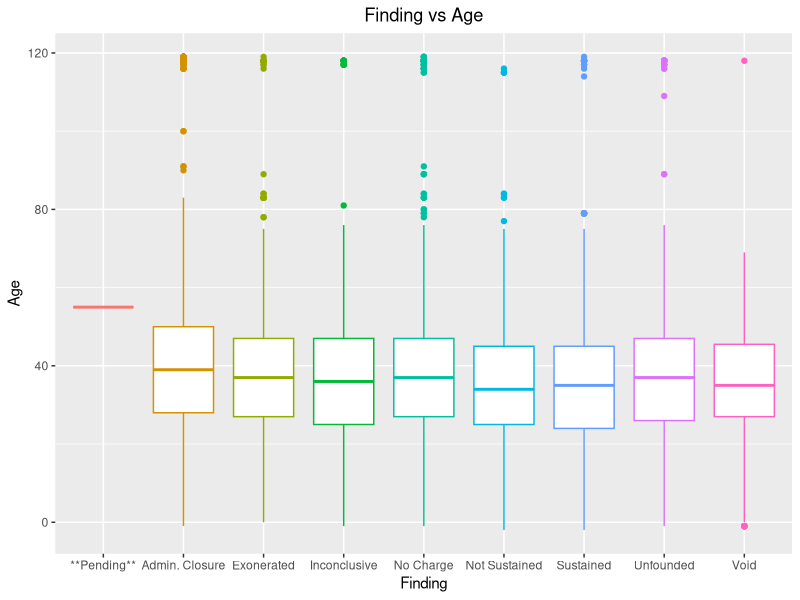

This chart was generated by the following R code:

library(readr)
library(dplyr)
library(ggplot2)
library(knitr)

#Import data set from the City of Detroit's Open Data Portal 
#link: https://data.detroitmi.gov/datasets/39076d87eb6d49ce8424873e3acd0d4b/explore 
#Downloaded 5/27/2021
complaints <- read_csv("DPD_Citizen_Complaints.csv")
glimpse(complaints)

#Field Descriptions
#BPC or Board of Police Commissioners number: a unique identifier issued by the BPC to each case in numerical order after the case has been assigned to an Investigator, used for internal tracking purposes.
#CCR or Citizen Complaint Report number: the unique identifier automatically assigned to the case via the data management system.
#Report Date: date the complaint was filed.
#Entry: mode of entry for the complaint by the citizen.
#Age: age of the citizen filing the complaint.
#ctznRace: race of the citizen filing the complaint.
#ctznSex: sex of the citizen filing the complaint.
#Closed: date the investigation was completed by OCI.
#Unit: commanding unit of the officer against which the complaint was filed.
#Administrative Closure: administrative finding.
#Allegation: a claim as set forth by the citizen complaint.
#Finding: the disposition of a citizen complaint after investigation.
#ofcrRace: race of the officer against which the complaint was filed.
#ofcrSex: sex of the officer against which the complaint was filed.

#Allegation Type Descriptions
#Arrest: Complaint that the restraint of a person’s liberty was improper or unjustified.
#Demeanor: Complaint regarding a DPD member’s bearing, gesture, language, or other action, which is offensive or of doubtful social propriety, or gives the appearance of conflict of interest, misuse of influence, or lack of jurisdiction or authority.
#Entry: Complaint that entry into a building or onto property was improper and/or that excessive force was used against property to gain entry.
#Force: Complaint regarding the use or threatened use of force against a person.
#Harassment: Complaint that the method of police action was predicated upon factors irrelevant under the circumstances to good law enforcement decision-making (e.g., race, attire, sex, age) or complaint of improperly selective law enforcement on the basis of factors just listed.
#Procedure: Complaint regarding other actions in violation of DPD rules, regulations, procedures or policies, or the Law Enforcement Code of Ethics.
#Property: Complaint regarding property lost or damaged while in police custody or confiscated through police action.
#Search: Complaint that the search of a person or his/her property was improper, or in violation of established police procedure, or unjustified.
#Service: Complaint regarding the lack, tardiness or inadequacy of police service.

#Finding Type Descriptions
#Unfounded: The investigation revealed no facts to support that the incident complained of actually occurred.
#Sustained: A preponderance of the evidence shows that the alleged conduct did occur and the actions of the officer violated DPD policies, procedures, or training.
#Not Sustained: There are insufficient facts to decide whether the alleged misconduct occurred.
#Exonerated: A preponderance of the evidence shows that the alleged conduct did occur but did not violate DPD policies, procedures or training.

#Pre-processing
#dropping clear mis-keys, i.e., age > 150
complaints <- subset(complaints, complaints$Age <150)

complaints$Allegation[complaints$Allegation=="PROcedure"|complaints$Allegation=="procedure"] <- "Procedure"
complaints$Allegation[complaints$Allegation=="arrest"] <- "Arrest"
complaints$Allegation[complaints$Allegation=="force"] <- "Force"
complaints$Allegation[complaints$Allegation=="search"] <- "Search"

complaints$Entry[complaints$Entry=="Telephone(or TDD)"|complaints$Entry=="Telephone"] <- "Telephone (or TDD)"
complaints$Entry[complaints$Entry=="Outside agency"|complaints$Entry=="Outside agendy"] <- "Outside Agency"

complaints$ctznRace[complaints$ctznRace=="Bi-racial"] <- "Biracial"
complaints$ctznRace[complaints$ctznRace=="NA"|complaints$ctznRace=="Select"] <- "Unknown"

complaints$ctznSex[is.na(complaints$ctznSex)] <- "Unknown"

complaints$ofcrSex[is.na(complaints$ofcrSex)|complaints$ofcrSex=="Unknown"|complaints$ofcrSex=="UNKNOWN"] <- "UNKNOWN"
complaints$ofcrSex[complaints$ofcrSex=="F"|complaints$ofcrSex=="Female"] <- "FEMALE"
complaints$ofcrSex[complaints$ofcrSex=="M"|complaints$ofcrSex=="Male"] <- "MALE"

complaints$ofcrRace[complaints$ofcrRace=="A"|complaints$ofcrRace=="Asian"] <- "ASIAN"
complaints$ofcrRace[complaints$ofcrRace=="B"|complaints$ofcrRace=="Black"] <- "BLACK"
complaints$ofcrRace[complaints$ofcrRace=="H"|complaints$ofcrRace=="Hispanic"] <- "HISPANIC"
complaints$ofcrRace[complaints$ofcrRace=="Unknown"|is.na(complaints$ofcrRace)] <- "UNKNOWN"
complaints$ofcrRace[complaints$ofcrRace=="W"|complaints$ofcrRace=="White"] <- "WHITE"

complaints$d_UNIT <- ifelse(grepl("2nd", complaints$Unit, ignore.case = TRUE)==TRUE, "2ND", complaints$Unit)
complaints$d_UNIT <- ifelse(grepl("3rd", complaints$Unit, ignore.case = TRUE)==TRUE, "3RD", complaints$d_UNIT)
complaints$d_UNIT <- ifelse(grepl("4th", complaints$Unit, ignore.case = TRUE)==TRUE, "4TH", complaints$d_UNIT)
complaints$d_UNIT <- ifelse(grepl("5th", complaints$Unit, ignore.case = TRUE)==TRUE, "5TH", complaints$d_UNIT)
complaints$d_UNIT <- ifelse(grepl("6th", complaints$Unit, ignore.case = TRUE)==TRUE, "6TH", complaints$d_UNIT)
complaints$d_UNIT <- ifelse(grepl("7th", complaints$Unit, ignore.case = TRUE)==TRUE, "7TH", complaints$d_UNIT)
complaints$d_UNIT <- ifelse(grepl("8th", complaints$Unit, ignore.case = TRUE)==TRUE, "8TH", complaints$d_UNIT)
complaints$d_UNIT <- ifelse(grepl("9th", complaints$Unit, ignore.case = TRUE)==TRUE, "9TH", complaints$d_UNIT)
complaints$d_UNIT <- ifelse(grepl("10th", complaints$Unit, ignore.case = TRUE)==TRUE, "10TH", complaints$d_UNIT)
complaints$d_UNIT <- ifelse(grepl("11th", complaints$Unit, ignore.case = TRUE)==TRUE, "11TH", complaints$d_UNIT)
complaints$d_UNIT <- ifelse(grepl("12th", complaints$Unit, ignore.case = TRUE)==TRUE, "12TH", complaints$d_UNIT)
complaints$d_UNIT <- ifelse(grepl("unknown|Detroit police department", complaints$Unit, ignore.case = TRUE)==TRUE, "UNKNOWN", complaints$d_UNIT)
complaints$d_UNIT <- ifelse(grepl("major", complaints$Unit, ignore.case = TRUE)==TRUE, "MAJOR", complaints$d_UNIT)
complaints$d_UNIT <- ifelse(grepl("gang", complaints$Unit, ignore.case = TRUE)==TRUE, "GANG", complaints$d_UNIT)
complaints$d_UNIT <- ifelse(grepl("9th", complaints$Unit, ignore.case = TRUE)==TRUE, "9TH", complaints$d_UNIT)
complaints$d_UNIT <- ifelse(grepl("DOWNTOWN", complaints$Unit, ignore.case = TRUE)==TRUE, "DOWNTOWN", complaints$d_UNIT)
complaints$d_UNIT <- ifelse(grepl("Traffic", complaints$Unit, ignore.case = TRUE)==TRUE, "TRAFFIC", complaints$d_UNIT)
complaints$d_UNIT <- ifelse(grepl("homicide", complaints$Unit, ignore.case = TRUE)==TRUE, "HOMICIDE", complaints$d_UNIT)
complaints$d_UNIT <- ifelse(grepl("telephone crime", complaints$Unit, ignore.case = TRUE)==TRUE, "TELEPHONE CRIME", complaints$d_UNIT)
complaints$d_UNIT <- ifelse(grepl("gaming", complaints$Unit, ignore.case = TRUE)==TRUE, "GAMING", complaints$d_UNIT)
complaints$d_UNIT <- ifelse(grepl("k-9|canine", complaints$Unit, ignore.case = TRUE)==TRUE, "CANINE", complaints$d_UNIT)
complaints$d_UNIT <- ifelse(grepl("special victims", complaints$Unit, ignore.case = TRUE)==TRUE, "SVU", complaints$d_UNIT)
complaints$d_UNIT <- ifelse(grepl("vehicle task", complaints$Unit, ignore.case = TRUE)==TRUE, "ABANDON VEHICLE", complaints$d_UNIT)
complaints$d_UNIT <- ifelse(grepl("chief", complaints$Unit, ignore.case = TRUE)==TRUE, "CHIEF", complaints$d_UNIT)
complaints$d_UNIT <- ifelse(grepl("domestic", complaints$Unit, ignore.case = TRUE)==TRUE, "DOMESTIC VIOLENCE", complaints$d_UNIT)
complaints$d_UNIT <- ifelse(grepl("FIREARMS ", complaints$Unit, ignore.case = TRUE)==TRUE, "FIREARMS", complaints$d_UNIT)
complaints$d_UNIT <- ifelse(grepl("Headquarters", complaints$Unit, ignore.case = TRUE)==TRUE, "HEADQUARTERS", complaints$d_UNIT)
complaints$d_UNIT <- ifelse(grepl("Internal affairs", complaints$Unit, ignore.case = TRUE)==TRUE, "INTERNAL AFFAIRS", complaints$d_UNIT)
complaints$d_UNIT <- ifelse(grepl("Sex Crime", complaints$Unit, ignore.case = TRUE)==TRUE, "SEX CRIMES", complaints$d_UNIT)
complaints$d_UNIT <- ifelse(grepl("tactical", complaints$Unit, ignore.case = TRUE)==TRUE, "TACTICAL", complaints$d_UNIT)
complaints$d_UNIT <- ifelse(grepl("CRIMINAL INVESTIGATIONS", complaints$Unit, ignore.case = TRUE)==TRUE, "CRIMINAL INVESTIGATIONS", complaints$d_UNIT)
complaints$d_UNIT <- ifelse(grepl("EXEC", complaints$Unit, ignore.case = TRUE)==TRUE, "EXECUTIVE PROTECTION", complaints$d_UNIT)
complaints$d_UNIT <- ifelse(grepl("FUGITIVE", complaints$Unit, ignore.case = TRUE)==TRUE, "FUGITIVE", complaints$d_UNIT)
complaints$d_UNIT <- ifelse(grepl("narcotic", complaints$Unit, ignore.case = TRUE)==TRUE, "NARCOTICS", complaints$d_UNIT)
complaints$d_UNIT <- ifelse(grepl("JR.|JUNIOR", complaints$Unit, ignore.case = TRUE)==TRUE, "JUNIOR POLICE CADETS", complaints$d_UNIT)
complaints$d_UNIT <- ifelse(grepl("records", complaints$Unit, ignore.case = TRUE)==TRUE, "RECORDS AND IDENTIFICATION", complaints$d_UNIT)
complaints$d_UNIT <- ifelse(grepl("SPECIAL RESPONSE", complaints$Unit, ignore.case = TRUE)==TRUE, "SPECIAL RESPONSE TEAM", complaints$d_UNIT)
complaints$d_UNIT <- ifelse(grepl("INVESTIGATIVE OPERATIONS", complaints$Unit, ignore.case = TRUE)==TRUE, "INVESTIGATIVE OPERATIONS", complaints$d_UNIT)

#Exploratory Data Analysis
tab1 <- complaints %>% count(Finding) %>% arrange(desc(n))
kable(tab1, caption = "Finding Frequency")

tab2 <- complaints %>% count(Allegation) %>% arrange(desc(n))
kable(tab2, caption = "Allegation Frequency")

tab3 <- complaints %>% count(Entry) %>% arrange(desc(n))
kable(tab3, caption = "Entry Frequency")

tab4 <- complaints %>% count(ctznRace) %>% arrange(desc(n))
kable(tab4, caption = "Complaintant Race Frequency")

tab5 <- complaints %>% count(ctznSex) %>% arrange(desc(n))
kable(tab5, caption = "Complaintant Sex Frequency")

tab6 <- complaints %>% count(Unit) %>% arrange(desc(n))
kable(tab6, caption = "Unit Frequency")

tab7 <- complaints %>% count(ofcrSex) %>% arrange(desc(n))
kable(tab7, caption = "Officer Sex Frequency")

tab7 <- complaints %>% count(ofcrRace) %>% arrange(desc(n))
kable(tab7, caption = "Officer Race Frequency")



#Exploratory Data Analysis
ggplot(data = complaints, aes(x=as.factor(Finding), y=Age, color=as.factor(Finding))) +
  geom_boxplot() +
  xlab('Finding') +
  ylab('Age') +
  ggtitle('Finding vs Age')  + 
  theme(plot.title = element_text(hjust = 0.5), legend.position = "none")




